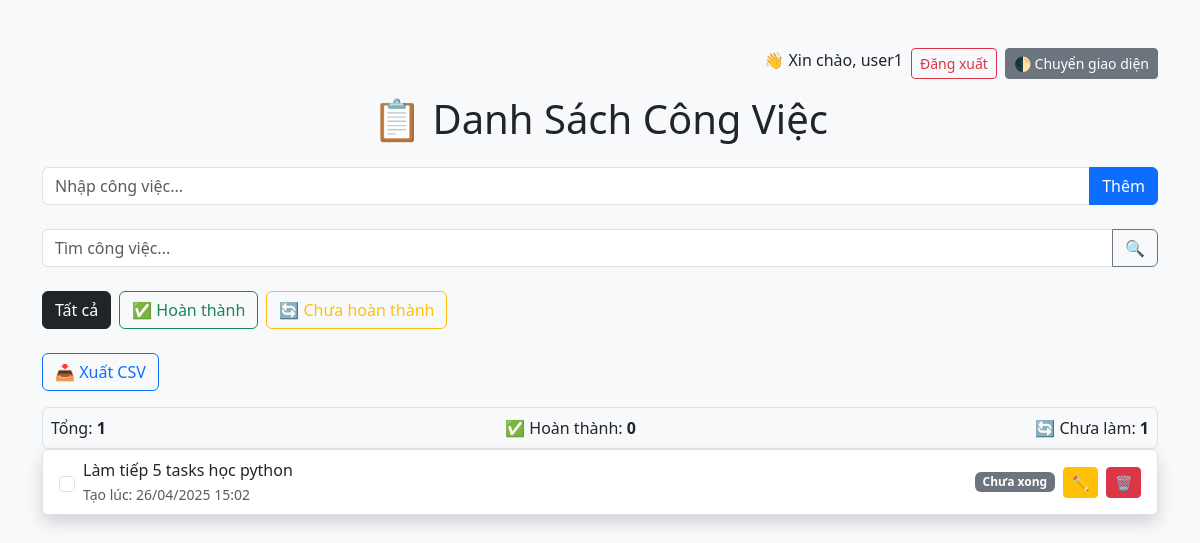
Screenshot of / (signed in) with the database file from the repository.
### todo/models.py (models this page shows, shortened)
class Task(models.Model):
    title = models.CharField(max_length=200)
    completed = models.BooleanField(default=False)
    created_at = models.DateTimeField(auto_now_add=True)
    user = models.ForeignKey(User, on_delete=models.CASCADE, null=True, blank=True)

### todo/views.py (the view, shortened to what this page needs)
# urls.py: path('',views.taskList, name='task'),
@login_required
def taskList(request):
    search_input = request.GET.get('search','')
    status_filter = request.GET.get('status','')
    form = TaskForm()
    tasks = Task.objects.filter(user=request.user).order_by('-created_at')
    total_tasks = len(tasks)
    completed_tasks = len([t for t in tasks if t.completed])
    pending_tasks = len([t for t in tasks if not t.completed])
    if search_input:
        normalized_input = unidecode(search_input.lower())
        tasks = [t for t in tasks if normalized_input in unidecode(t.title.lower())]
    if status_filter == 'completed':
        tasks = [t for t in tasks if t.completed]
    elif status_filter == 'pending':
        tasks = [t for t in tasks if not t.completed]
    form = TaskForm()
    context = {'tasks':tasks,
                'form':form,
                'total_tasks': total_tasks,
                'completed_tasks': completed_tasks,
                'pending_tasks': pending_tasks,
                }
    return render(request,'todo/task_list.html',context)

### todo/forms.py
class TaskForm(forms.ModelForm):
    class Meta:
        model = Task
        fields = ("title",) # chỉ cho người dùng nhập title thôi

### todo/templates/todo/task_list.html (shortened to what this page needs)
{% load static %}
<!DOCTYPE html>
<html>
<head>
    <link href="https://cdn.jsdelivr.net/npm/bootstrap@5.3.3/dist/css/bootstrap.min.css" rel="stylesheet">
    <link href="{% static 'css/dark-mode.css' %}" rel="stylesheet">
</head>
<body class="bg-light">
    <div class="container py-5">
        <div class="d-flex justify-content-end mb-3">
            {% if user.is_authenticated %}
                <span class="me-2">👋 Xin chào, {{ user.username }}</span>
                <a href="{% url 'logout' %}" class="btn btn-outline-danger btn-sm">Đăng xuất</a>
            {% else %}
                <a href="{% url 'login' %}" class="btn btn-outline-primary btn-sm">Đăng nhập</a>
            {% endif %}
            <button onclick="toggleDarkMode()" class="btn btn-sm btn-secondary ms-2">🌓 Chuyển giao diện</button>
        </div>
        <h1 class="mb-4 text-center">📋 Danh Sách Công Việc</h1>
        <form method="POST" class="mb-4">
            <div class="input-group">
                <input type="text" name="title" class="form-control" placeholder="Nhập công việc..." required>
                <button class="btn btn-primary" type="submit">Thêm</button>
            </div>
        </form>
        <form method="GET" class="mb-4">
            <div class="input-group">
                <input type="text" name="search" class="form-control" placeholder="Tìm công việc..." value="{{ request.GET.search }}">
                <button class="btn btn-outline-secondary" type="submit">🔍</button>
            </div><br>
            <div class="d-flex gap-2 mb-4">
                <a href="/" class="btn btn-outline-dark {% if not request.GET.status %}active{% endif %}">Tất cả</a>
                <a href="?status=completed" class="btn btn-outline-success {% if request.GET.status == 'completed' %}active{% endif %}">✅ Hoàn thành</a>
                <a href="?status=pending" class="btn btn-outline-warning {% if request.GET.status == 'pending' %}active{% endif %}">🔄 Chưa hoàn thành</a>
            </div>
        </form>
        <a href="{% url 'export-csv' %}" class="btn btn-outline-primary mb-3">📥 Xuất CSV</a>
        <div class="bg-light border rounded p-2 d-flex justify-content-between align-items-center">
            <span>Tổng: <strong>{{ total_tasks }}</strong></span>
            <span>✅ Hoàn thành: <strong>{{ completed_tasks }}</strong></span>
            <span>🔄 Chưa làm: <strong>{{ pending_tasks }}</strong></span>
        </div>
        <ul class="list-group shadow">
            {% for task in tasks %}
            <li class="list-group-item">
                <div class="d-flex align-items-center justify-content-between">
                    <div class="d-flex align-items-center gap-2">
                        <form method="POST" action="/" class="d-flex align-items-center">
                            <input type="checkbox" class="form-check-input me-2" onchange="this.form.submit()" {% if task.completed %}checked{% endif %}>
                            <div>
                                <label class="form-check-label mb-0">{{ task.title }}</label><br>
                                <small class="text-muted">Tạo lúc: {{ task.created_at|date:"d/m/Y H:i" }}</small>
                            </div>
                        </form>
                    </div>
                    <div class="d-flex align-items-center gap-2">
                        {% if task.completed %}
                            <span class="badge bg-success">Hoàn thành</span>
                        {% else %}
                            <span class="badge bg-secondary">Chưa xong</span>
                        {% endif %}
                        <a href="{% url 'edit-task' task.id %}" class="btn btn-sm btn-warning" title="Sửa">✏️</a>
                        <a href="{% url 'delete-task' task.id %}" class="btn btn-sm btn-danger" title="Xoá">🗑️</a>
                    </div>
                </div>
            </li>
            {% empty %}
            <li class="list-group-item">Chưa có công việc nào!</li>
            {% endfor %}
        </ul>
    </div>
</body>
</html>

### rows the page displays
Task: title "Làm tiếp 5 tasks học python", created_at "26/04/2025 15:02", shows "Chưa xong"

### other values shown
{{ user.username }} "user1"
{{ total_tasks }} "1"
{{ completed_tasks }} "0"
{{ pending_tasks }} "1"
